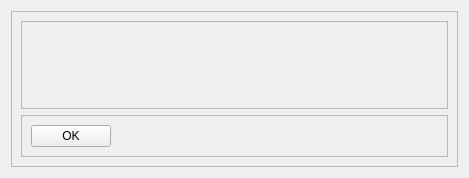
<?xml version="1.0" encoding="UTF-8"?>
<ui version="4.0">
 <class>ConfirmationDialog</class>
 <widget class="QDialog" name="ConfirmationDialog">
  <property name="geometry">
   <rect>
    <x>0</x>
    <y>0</y>
    <width>469</width>
    <height>178</height>
   </rect>
  </property>
  <property name="windowTitle">
   <string/>
  </property>
  <layout class="QVBoxLayout" name="verticalLayout">
   <item>
    <widget class="QScrollArea" name="scrollArea">
     <property name="widgetResizable">
      <bool>true</bool>
     </property>
     <widget class="QWidget" name="scrollAreaWidgetContents">
      <property name="geometry">
       <rect>
        <x>0</x>
        <y>0</y>
        <width>443</width>
        <height>152</height>
       </rect>
      </property>
      <layout class="QVBoxLayout" name="verticalLayout_3">
       <item>
        <widget class="QFrame" name="frame">
         <property name="frameShape">
          <enum>QFrame::StyledPanel</enum>
         </property>
         <property name="frameShadow">
          <enum>QFrame::Raised</enum>
         </property>
         <layout class="QVBoxLayout" name="verticalLayout_2">
          <item>
           <widget class="QLabel" name="confirmation_label">
            <property name="text">
             <string/>
            </property>
           </widget>
          </item>
         </layout>
        </widget>
       </item>
       <item>
        <widget class="QFrame" name="frame_2">
         <property name="sizePolicy">
          <sizepolicy hsizetype="Expanding" vsizetype="Maximum">
           <horstretch>0</horstretch>
           <verstretch>0</verstretch>
          </sizepolicy>
         </property>
         <property name="frameShape">
          <enum>QFrame::StyledPanel</enum>
         </property>
         <property name="frameShadow">
          <enum>QFrame::Raised</enum>
         </property>
         <layout class="QHBoxLayout" name="horizontalLayout_2">
          <item>
           <widget class="QPushButton" name="OK_button">
            <property name="text">
             <string>OK</string>
            </property>
            <property name="autoDefault">
             <bool>false</bool>
            </property>
           </widget>
          </item>
          <item>
           <spacer name="horizontalSpacer">
            <property name="orientation">
             <enum>Qt::Horizontal</enum>
            </property>
            <property name="sizeHint" stdset="0">
             <size>
              <width>307</width>
              <height>20</height>
             </size>
            </property>
           </spacer>
          </item>
         </layout>
        </widget>
       </item>
      </layout>
     </widget>
    </widget>
   </item>
  </layout>
 </widget>
 <resources/>
 <connections/>
</ui>
